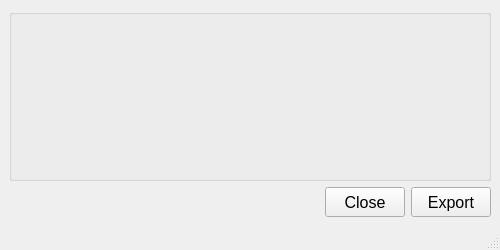
<?xml version="1.0" encoding="UTF-8"?>
<ui version="4.0">
 <class>MainWindow</class>
 <widget class="QMainWindow" name="MainWindow">
  <property name="geometry">
   <rect>
    <x>0</x>
    <y>0</y>
    <width>500</width>
    <height>250</height>
   </rect>
  </property>
  <property name="minimumSize">
   <size>
    <width>500</width>
    <height>250</height>
   </size>
  </property>
  <property name="font">
   <font>
    <family>Arial</family>
    <pointsize>12</pointsize>
   </font>
  </property>
  <property name="windowTitle">
   <string>MainWindow</string>
  </property>
  <widget class="QWidget" name="centralwidget">
   <layout class="QVBoxLayout" name="verticalLayout">
    <item>
     <widget class="QGroupBox" name="groupBox">
      <property name="sizePolicy">
       <sizepolicy hsizetype="Expanding" vsizetype="Expanding">
        <horstretch>0</horstretch>
        <verstretch>0</verstretch>
       </sizepolicy>
      </property>
      <property name="title">
       <string/>
      </property>
      <layout class="QGridLayout" name="gridLayout">
       <item row="0" column="0">
        <widget class="QLabel" name="label">
         <property name="font">
          <font>
           <family>Arial</family>
           <pointsize>11</pointsize>
           <italic>false</italic>
           <bold>false</bold>
          </font>
         </property>
         <property name="styleSheet">
          <string notr="true">font: 11pt &quot;Arial&quot;;</string>
         </property>
         <property name="text">
          <string/>
         </property>
         <property name="alignment">
          <set>Qt::AlignLeading|Qt::AlignLeft|Qt::AlignTop</set>
         </property>
         <property name="wordWrap">
          <bool>true</bool>
         </property>
         <property name="margin">
          <number>10</number>
         </property>
        </widget>
       </item>
      </layout>
     </widget>
    </item>
    <item>
     <layout class="QHBoxLayout" name="horizontalLayout">
      <item>
       <widget class="QLabel" name="label_2">
        <property name="sizePolicy">
         <sizepolicy hsizetype="Expanding" vsizetype="Preferred">
          <horstretch>0</horstretch>
          <verstretch>0</verstretch>
         </sizepolicy>
        </property>
        <property name="minimumSize">
         <size>
          <width>0</width>
          <height>30</height>
         </size>
        </property>
        <property name="text">
         <string/>
        </property>
       </widget>
      </item>
      <item>
       <spacer name="horizontalSpacer">
        <property name="orientation">
         <enum>Qt::Horizontal</enum>
        </property>
        <property name="sizeHint" stdset="0">
         <size>
          <width>40</width>
          <height>20</height>
         </size>
        </property>
       </spacer>
      </item>
      <item>
       <widget class="QPushButton" name="pushButtonClose">
        <property name="minimumSize">
         <size>
          <width>80</width>
          <height>30</height>
         </size>
        </property>
        <property name="maximumSize">
         <size>
          <width>80</width>
          <height>30</height>
         </size>
        </property>
        <property name="text">
         <string>Close</string>
        </property>
       </widget>
      </item>
      <item>
       <widget class="QPushButton" name="pushButtonExport">
        <property name="minimumSize">
         <size>
          <width>80</width>
          <height>30</height>
         </size>
        </property>
        <property name="maximumSize">
         <size>
          <width>80</width>
          <height>30</height>
         </size>
        </property>
        <property name="text">
         <string>Export</string>
        </property>
       </widget>
      </item>
     </layout>
    </item>
   </layout>
  </widget>
  <widget class="QMenuBar" name="menubar">
   <property name="geometry">
    <rect>
     <x>0</x>
     <y>0</y>
     <width>500</width>
     <height>22</height>
    </rect>
   </property>
  </widget>
  <widget class="QStatusBar" name="statusbar"/>
 </widget>
 <resources/>
 <connections/>
</ui>
